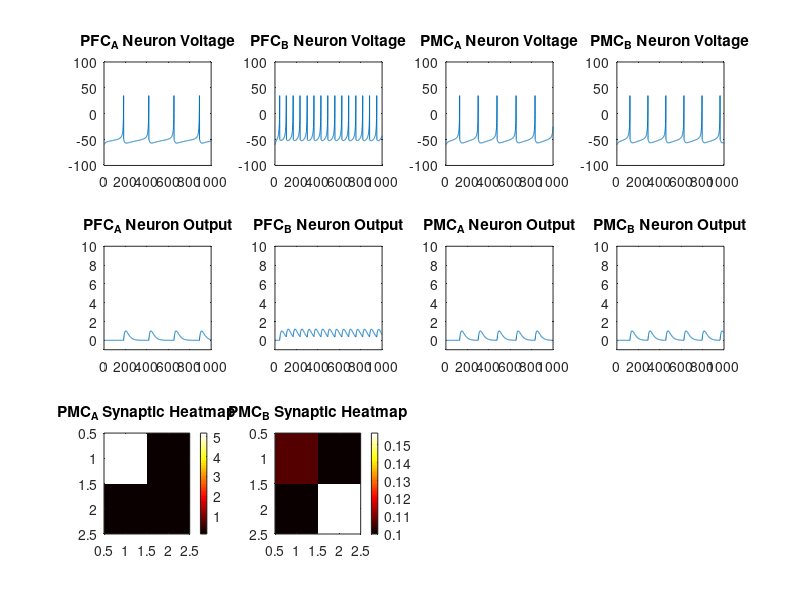

Source code (MATLAB):
% Model of Automaticity in Rule Based Learning

% This version of the RB_Automaticity model doesn't have the Radial Basis
% function (instead of a 100x100 visual grid it has a 2x2 grid)

clearvars;

% Time period for one trial (in milliseconds)

n = 1000;
tau = 1;



trials = 5;                         % number of trials in our automaticity experiment

tot_pfc_scale_factor = 1/5;          % scaling factor for visual input into PFC neurons


%{

% Total stimulus variable for PFCA and PFCB neurons

total_PFCA_stim = 0;
total_PFCB_stim = 0;

%}




% Quantity of Visual Stimulus

v_stim = 50;

vis_input_matrix = v_stim*ones(1,n);

% Initializing PMC Synaptic weight matrix (all start with value of 0.1)

PMCA_weights = 0.1*ones(2);
PMCB_weights = 0.1*ones(2);

% Multi-dimensional array (contains important matrices)

full_matrix = cat(3, PMCA_weights, PMCB_weights);    


%{

disp('row:')
disp(r1)
disp('column: ')
disp(r2)
disp('bar width value: ')                        
disp(full_matrix(r1,r2,1))
disp('frequency value: ')
disp(full_matrix(r1,r2,2))
disp('pFC weight')
disp(full_matrix(r1,r2,3))
disp('PMC weight')
disp(full_matrix(r1,r2,4))

%}


% PMC Scaling factor (I can use this to scale the PMC visual input value if it comes out way too high)

pmc_scaling_factor = 1;

% neuron constants (set for a cortical regular spiking neuron)

C_rsn=100; vr_rsn=-60; vt_rsn=-40; k_rsn=0.7;       %RS -- regular spiking
a_rsn=0.03; b_rsn=-2; c_rsn=-50; d_rsn=100;         %RS -- regular spiking
vpeak_rsn=35; E_rsn=60;                             %RS -- regular spiking

% input weights (between PFC and PMC neurons)

w_IpmcA = 1;
w_IpfcA = 2;
w_IpmcB = 1;
w_IpfcB = 2;

% lateral inhibition connections between PFC/PFC and PMC/PMC

w_pFC_LI = 1;
w_PMC_LI = 1;


% maximum possible weight for Hebbian Synapses

w_max = 100;                           

% Lambda Value

lambda = 20; 

% Hebbian Constants (determine the subtle attributes of learning at the Hebbian synapses);

heb_coef = 0.000000005;
anti_heb_const = 10;
nmda_const = 200;
ampa_const = 50;





% Beginning of Learning Trials

trial_number = 0;

for j=1:trials
    
    trial_number = trial_number + 1;    % tracks number of current trial
    
    
% variables tracking spiking rate in each neuron
    
PMCA_Spikes = 0;
PMCB_Spikes = 0;
PFCA_Spikes = 0;
PFCB_Spikes = 0;

% variables keep track of positive voltage values for calculation of
% integral (for Hebbian learning equation)

pos_PFCAvolt_values = [0];
pos_PFCBvolt_values = [0];
pos_PMCAvolt_values = [0]; 
pos_PMCBvolt_values = [0]; 

% Neuron Voltage Matrices

v_PFC_A = vr_rsn*ones(1,n) ;     u_PFC_A = zeros(1,n);
v_PFC_B = vr_rsn*ones(1,n) ;     u_PFC_B = zeros(1,n);
v_PMC_A = vr_rsn*ones(1,n) ;     u_PMC_A = zeros(1,n);
v_PMC_B = vr_rsn*ones(1,n) ;     u_PMC_B = zeros(1,n);

% Neuron Output Matrices

I_PFC_A = zeros(1,n);
I_PFC_B = zeros(1,n);
I_PMC_A = zeros(1,n);
I_PMC_B = zeros(1,n);


r1 = randi([1 2],1,1);                         % this function generates new random integer between 1 and 100 everytime the function runs
r2 = randi([1 2],1,1);                         % the effect is to pick a new random gabor for each trial 


if (r2 == 1)
    pfcA_stim = 50;
    pfcB_stim = 0;
end

if (r2 == 2)
    pfcA_stim = 0;
    pfcB_stim = 50;
end
    
    
% Beginning of Individual Trial

for i=1:n-1
    
   
% Neuron Equations  
       
%PFC A Neuron
    
    v_PFC_A(i+1)=(v_PFC_A(i) + tau*(k_rsn*(v_PFC_A(i)-vr_rsn)*(v_PFC_A(i)-vt_rsn)-u_PFC_A(i)+ E_rsn + pfcA_stim + (w_IpmcA*I_PMC_A(i)) - w_pFC_LI*I_PFC_B(i))/C_rsn);   % no noise
    u_PFC_A(i+1)=u_PFC_A(i)+tau*a_rsn*(b_rsn*(v_PFC_A(i)-vr_rsn)-u_PFC_A(i));
    if v_PFC_A(i+1)>=vpeak_rsn;
        v_PFC_A(i)= vpeak_rsn;
        v_PFC_A(i+1)= c_rsn;
        u_PFC_A(i+1)= u_PFC_A(i+1)+ d_rsn;
    end 
    
    if (v_PFC_A(i) >= vpeak_rsn)
        PFCA_Spikes = PFCA_Spikes + 1;
        for j=i:n
           t= j-i;
           I_PFC_A(j)= I_PFC_A(j)+((t/lambda)*exp((lambda-t)/lambda));   
        end
    end
    

%PFC B Neuron
    
    v_PFC_B(i+1)=(v_PFC_B(i) + tau*(k_rsn*(v_PFC_B(i)-vr_rsn)*(v_PFC_B(i)-vt_rsn)-u_PFC_B(i)+ E_rsn + pfcB_stim + (w_IpmcB*I_PMC_B(i)) - w_pFC_LI*I_PFC_A(i))/C_rsn);   % no noise
    u_PFC_B(i+1)=u_PFC_B(i)+tau*a_rsn*(b_rsn*(v_PFC_B(i)-vr_rsn)-u_PFC_B(i));
    if v_PFC_B(i+1)>=vpeak_rsn;
        v_PFC_B(i)= vpeak_rsn;
        v_PFC_B(i+1)= c_rsn;
        u_PFC_B(i+1)= u_PFC_B(i+1)+ d_rsn;
    end 
    
    if (v_PFC_B(i) >= vpeak_rsn)
        PFCB_Spikes = PFCB_Spikes + 1;
        for j=i:n
           t= j-i;
           I_PFC_B(j)= I_PFC_B(j)+((t/lambda)*exp((lambda-t)/lambda));   
        end
    end
    
    
%PMC_A Neuron
    
    v_PMC_A(i+1)=(v_PMC_A(i) + tau*(k_rsn*(v_PMC_A(i)-vr_rsn)*(v_PMC_A(i)-vt_rsn)-u_PMC_A(i)+ E_rsn + (v_stim*full_matrix(r1,r2,1)) + (w_IpfcA*I_PFC_A(i)) - w_PMC_LI*I_PMC_B(i) )/C_rsn);   % no noise
    u_PMC_A(i+1)=u_PMC_A(i)+tau*a_rsn*(b_rsn*(v_PMC_A(i)-vr_rsn)-u_PMC_A(i));
    if v_PMC_A(i+1)>=vpeak_rsn;
        v_PMC_A(i)= vpeak_rsn;
        v_PMC_A(i+1)= c_rsn;
        u_PMC_A(i+1)= u_PMC_A(i+1)+ d_rsn;
    end 
    
    if (v_PMC_A(i) >= vpeak_rsn)
        PMCA_Spikes = PMCA_Spikes + 1;
        for j=i:n
           t= j-i;
           I_PMC_A(j)= I_PMC_A(j)+((t/lambda)*exp((lambda-t)/lambda));   
        end
    end
    
    
    
%PMC_B Neuron
    
    v_PMC_B(i+1)=(v_PMC_B(i) + tau*(k_rsn*(v_PMC_B(i)-vr_rsn)*(v_PMC_B(i)-vt_rsn)-u_PMC_B(i)+ E_rsn + (v_stim*full_matrix(r1,r2,2)) + (w_IpfcB*I_PFC_B(i)) - w_PMC_LI*I_PMC_A(i) )/C_rsn);   % no noise
    u_PMC_B(i+1)=u_PMC_B(i)+tau*a_rsn*(b_rsn*(v_PMC_B(i)-vr_rsn)-u_PMC_B(i));
    if v_PMC_B(i+1)>=vpeak_rsn;
        v_PMC_B(i)= vpeak_rsn;
        v_PMC_B(i+1)= c_rsn;
        u_PMC_B(i+1)= u_PMC_B(i+1)+ d_rsn;
    end 
    
    if (v_PMC_B(i) >= vpeak_rsn)
        PMCB_Spikes = PMCB_Spikes + 1;
        for j=i:n
           t= j-i;
           I_PMC_B(j)= I_PMC_B(j)+((t/lambda)*exp((lambda-t)/lambda));   
        end
    end
    
    
    % this code creates a positive number matrix for the PMC voltages
    % only the positive values are retained and all other values 
    % are converted to zero (for computation of integral)
    
    if (v_PMC_A(i) > 0)
        pos_PMCAvolt_values = [pos_PMCAvolt_values;v_PMC_A(i)];
    else
        pos_PMCAvolt_values = [pos_PMCAvolt_values;0];
    end
    
    if (v_PMC_B(i) > 0)
        pos_PMCBvolt_values = [pos_PMCBvolt_values;v_PMC_B(i)];
    else
        pos_PMCBvolt_values = [pos_PMCBvolt_values;0];
    end
    
end





% Calculation of Hebbian Weight for PMC_A



%visual input to PMCA neuron (presynaptic)

PMCA_vis_stim = full_matrix(r1,r2,1)*vis_input_matrix;                           % visual input to PMCA neuron (presynaptic)

integral_visinputA   = trapz(PMCA_vis_stim);                                     

integral_PMCAvoltage = trapz(pos_PMCAvolt_values);                               % activation of PMCA neuron   (post-synaptic)

g_t_1_A = (integral_PMCAvoltage)-(nmda_const);
g_t_2_A = [nmda_const - (integral_PMCAvoltage) - ampa_const];


% Ensures g(t)-1 and g(2)-2 are never less than zero

if (g_t_1_A <= 0)
    g_t_1_A = 0;
end

if (g_t_2_A <= 0)
    g_t_2_A = 0;
end

% Equation determining weights at Visual-PMCA Synapses
      
        
full_matrix(r1,r2,1) = full_matrix(r1,r2,1) + [[(heb_coef)*(integral_visinputA)*[g_t_1_A]*(w_max - full_matrix(r1,r2,1))] - [(anti_heb_const)*(integral_visinputA)*[g_t_2_A]*full_matrix(r1,r2,1)]];

if (full_matrix(r1,r2,1) < 0)
    full_matrix(r1,r2,1) = 0;
end

if (full_matrix(r1,r2,1) > 100)
    full_matrix(r1,r2,1) = 100;
end



% Calculation of Hebbian Weight for PMC_B

PMCB_vis_stim = full_matrix(r1,r2,2)*vis_input_matrix;                             % presynaptic

integral_visinputB   = trapz(PMCB_vis_stim);                                

integral_PMCBvoltage = trapz(pos_PMCBvolt_values);                                 % post-synaptic

g_t_1_B = (integral_PMCBvoltage)-(nmda_const);
g_t_2_B = [nmda_const - (integral_PMCBvoltage) - ampa_const];


% Ensures g(t)-1 and g(2)-2 are never less than zero

if (g_t_1_B <= 0)
    g_t_1_B = 0;
end

if (g_t_2_B <= 0)
    g_t_2_B = 0;
end

% Equation determining weights at Visual-PMCB Synapses


full_matrix(r1,r2,2) = full_matrix(r1,r2,2) + [[(heb_coef)*(integral_visinputB)*[g_t_1_B]*(w_max - full_matrix(r1,r2,2))] - [(anti_heb_const)*(integral_visinputB)*[g_t_2_B]*full_matrix(r1,r2,2)]];

if (full_matrix(r1,r2,2) < 0)
    full_matrix(r1,r2,2) = 0;
end

if (full_matrix(r1,r2,2) > 100)
    full_matrix(r1,r2,2) = 100;
end


% Appends new Hebbian Weight value to heb_weight Matrix
% this allows me to plot the Hebbian Values at the End

% one weight value per trial




disp('Trial #')
disp(trial_number)
disp('r1')
disp(r1)
disp('r2')
disp(r2)
disp('v_stim')
disp(v_stim)
disp('full_matrix(r1,r2,1)')
disp(full_matrix(:,:,1))
disp('full_matrix(r1,r2,2)')
disp(full_matrix(:,:,2))
%disp('PMCA_vis_stim')
%disp(PMCA_vis_stim)
%disp('PMCA_vis_stim')
%disp(PMCB_vis_stim)





end


% Plots of Final Voltages, Outputs, and Change of Hebbian Synapse over time



% creating gif of synaptic weight heatmap



%{

n = 1:0.5:5;
nImages = trials;

figure;
for idx = 1:trials
    y = x.^n(idx);
    plot(x,y,'LineWidth',3)
    title(['y = x^n,  n = ' num2str( n(idx)) ])
    drawnow
    frame = getframe(1);
    im{idx} = frame2im(frame);
end
close;

figure;
for idx = 1:nImages
    subplot(3,3,idx)
    imshow(im{idx});
end

%}




% this code generates the spiking diagrams and the heatmaps

rows = 3;
columns = 4;

subplot(rows,columns,1);
plot(tau*(1:n),v_PFC_A);
axis([0 n -100 100]);
title('PFC_A Neuron Voltage');
subplot(rows,columns,2);
plot(tau*(1:n),v_PFC_B);
axis([0 n -100 100]);
title('PFC_B Neuron Voltage');
subplot(rows,columns,3);
plot(tau*(1:n),v_PMC_A);
axis([0 n -100 100]);
title('PMC_A Neuron Voltage');
subplot(rows,columns,4);
plot(tau*(1:n),v_PMC_B);
axis([0 n -100 100]);
title('PMC_B Neuron Voltage');
subplot(rows,columns,5);
plot(tau*(1:n),I_PFC_A);
axis([0 n -1 10]);
title('PFC_A Neuron Output');    % I_PMC_B
subplot(rows,columns,6);
plot(tau*(1:n),I_PFC_B);
axis([0 n -1 10]);
title('PFC_B Neuron Output');
subplot(rows,columns,7);
plot(tau*(1:n),I_PMC_A);
axis([0 n -1 10]);
title('PMC_A Neuron Output');
subplot(rows,columns,8);
plot(tau*(1:n),I_PMC_B);
axis([0 n -1 10]);
title('PMC_B Neuron Output');
subplot(rows,columns,9);
data1 = full_matrix(:,:,1);
colormap('hot');   % set colormap
imagesc(data1);    % draw image and scale colormap to values range
colorbar;          % show color scale
title('PMC_A Synaptic Heatmap');
subplot(rows,columns,10);

data2 = full_matrix(:,:,2);
colormap('hot');   % set colormap
imagesc(data2);    % draw image and scale colormap to values range
colorbar;          % show color scale
title('PMC_B Synaptic Heatmap');



% report important statistics

%{

disp('r1')
disp(r1)
disp('r2')
disp(r2)

disp('Synaptic Strength PMC_A')
disp(full_matrix(r1,r2,2))
disp('Synaptic Strength PMC_B')
disp(full_matrix(r1,r2,3))
disp('PMC_A Spikes')
disp(PMCA_Spikes)
disp('PMC_B Spikes')
disp(PMCB_Spikes)
disp('PFC_A Spikes')
disp(PFCA_Spikes)
disp('PFC_B Spikes')
disp(PFCB_Spikes)

%}